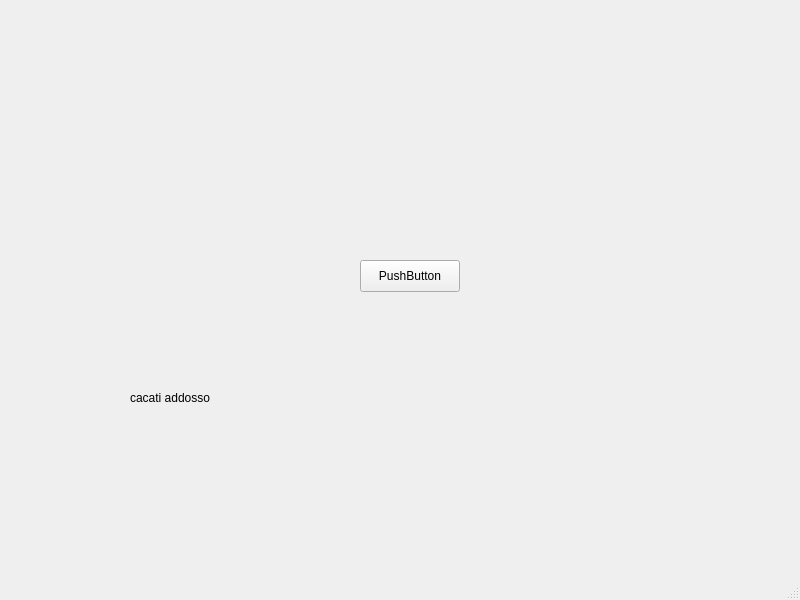
<?xml version="1.0" encoding="UTF-8"?>
<ui version="4.0">
 <class>MainWindow</class>
 <widget class="QMainWindow" name="MainWindow">
  <property name="geometry">
   <rect>
    <x>0</x>
    <y>0</y>
    <width>800</width>
    <height>600</height>
   </rect>
  </property>
  <property name="windowTitle">
   <string>MainWindow</string>
  </property>
  <widget class="QWidget" name="centralwidget">
   <widget class="QPushButton" name="pushButton">
    <property name="geometry">
     <rect>
      <x>360</x>
      <y>260</y>
      <width>100</width>
      <height>32</height>
     </rect>
    </property>
    <property name="text">
     <string>PushButton</string>
    </property>
   </widget>
   <widget class="QLabel" name="label">
    <property name="geometry">
     <rect>
      <x>130</x>
      <y>390</y>
      <width>111</width>
      <height>16</height>
     </rect>
    </property>
    <property name="text">
     <string>cacati addosso</string>
    </property>
   </widget>
  </widget>
  <widget class="QMenuBar" name="menubar">
   <property name="geometry">
    <rect>
     <x>0</x>
     <y>0</y>
     <width>800</width>
     <height>24</height>
    </rect>
   </property>
  </widget>
  <widget class="QStatusBar" name="statusbar"/>
 </widget>
 <resources/>
 <connections/>
</ui>
